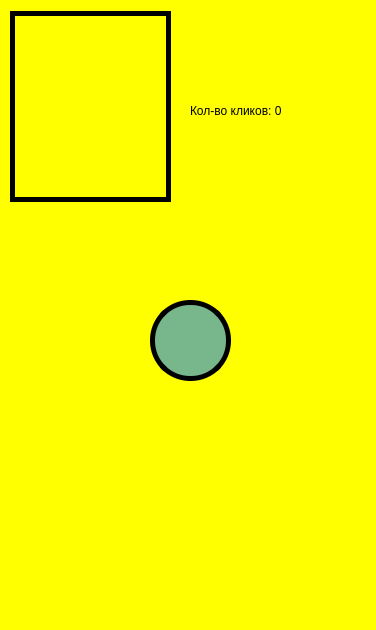
<?xml version="1.0" encoding="UTF-8"?>
<ui version="4.0">
 <class>MainWindow</class>
 <widget class="QMainWindow" name="MainWindow">
  <property name="geometry">
   <rect>
    <x>0</x>
    <y>0</y>
    <width>376</width>
    <height>630</height>
   </rect>
  </property>
  <property name="windowTitle">
   <string>MainWindow</string>
  </property>
  <property name="styleSheet">
   <string notr="true">background-color: #FFFF00;</string>
  </property>
  <widget class="QWidget" name="centralwidget">
   <widget class="QPushButton" name="ClickButton">
    <property name="geometry">
     <rect>
      <x>150</x>
      <y>300</y>
      <width>81</width>
      <height>81</height>
     </rect>
    </property>
    <property name="styleSheet">
     <string notr="true">QPushButton {
	background-color: #78B78C;
	border-radius: 40px;
	border: 5px solid #000000;
}

QPushButton:hover {
	background-color: #609270;
}</string>
    </property>
    <property name="text">
     <string/>
    </property>
   </widget>
   <widget class="QLabel" name="label">
    <property name="geometry">
     <rect>
      <x>190</x>
      <y>90</y>
      <width>181</width>
      <height>41</height>
     </rect>
    </property>
    <property name="styleSheet">
     <string notr="true">background-color: rgba(0, 0, 0, 0);
color: #000000;
font: 75 12pt &quot;MS Shell Dlg 2&quot;;
</string>
    </property>
    <property name="text">
     <string>Кол-во кликов: 0</string>
    </property>
   </widget>
   <widget class="QTableWidget" name="tableWidget">
    <property name="geometry">
     <rect>
      <x>10</x>
      <y>11</y>
      <width>161</width>
      <height>191</height>
     </rect>
    </property>
    <property name="styleSheet">
     <string notr="true">background-color: rgba(0, 0, 0, 0);
border: 5px solid #000000;</string>
    </property>
   </widget>
  </widget>
  <widget class="QMenuBar" name="menubar">
   <property name="geometry">
    <rect>
     <x>0</x>
     <y>0</y>
     <width>376</width>
     <height>21</height>
    </rect>
   </property>
  </widget>
  <widget class="QStatusBar" name="statusbar"/>
 </widget>
 <resources/>
 <connections/>
</ui>
